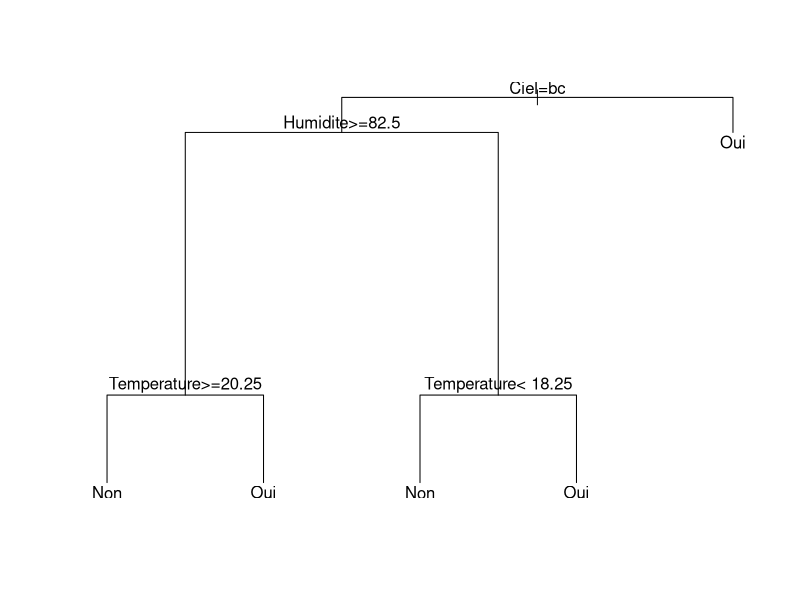
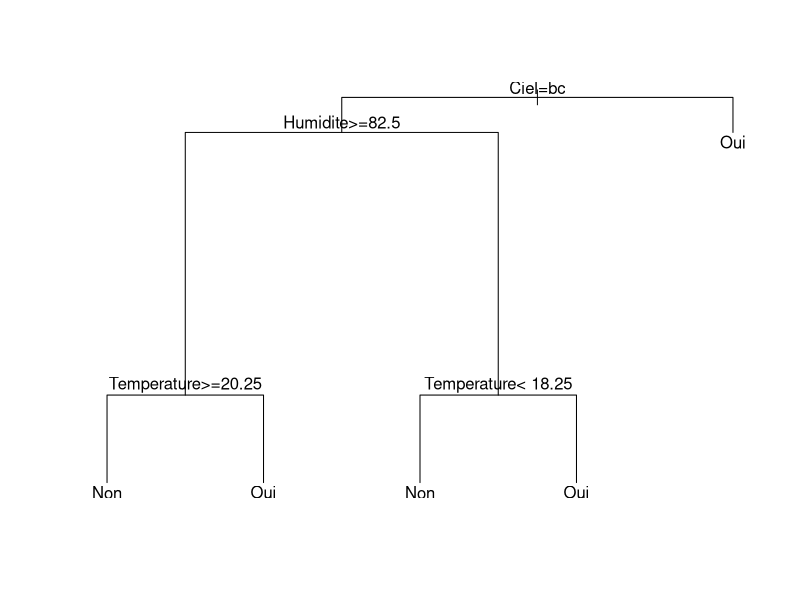
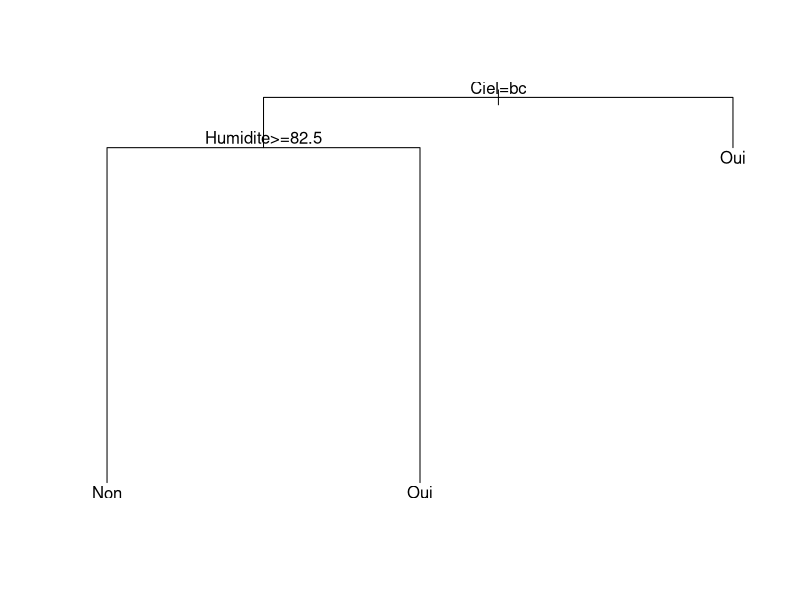

R code for these plots, in order: (Note: this script raises an error after producing the figures.)
## ---- chunk 1
library(rpart)
tennum <- read.table("tennum.txt", header=TRUE)

str(tennum)

tree1 <- rpart(Jouer ~ ., data=tennum, control=rpart.control(minsplit=1))
tree2 <- rpart(Jouer ~ ., data=tennum, control=rpart.control(minsplit=2))
tree5 <- rpart(Jouer ~ ., data=tennum, control=rpart.control(minsplit=5))
tree20 <- rpart(Jouer ~ ., data=tennum, control=rpart.control(minsplit=20))

plot(tree1)
text(tree1)

plot(tree2)
text(tree2)

plot(tree5)
text(tree5)

plot(tree20)
text(tree20)
